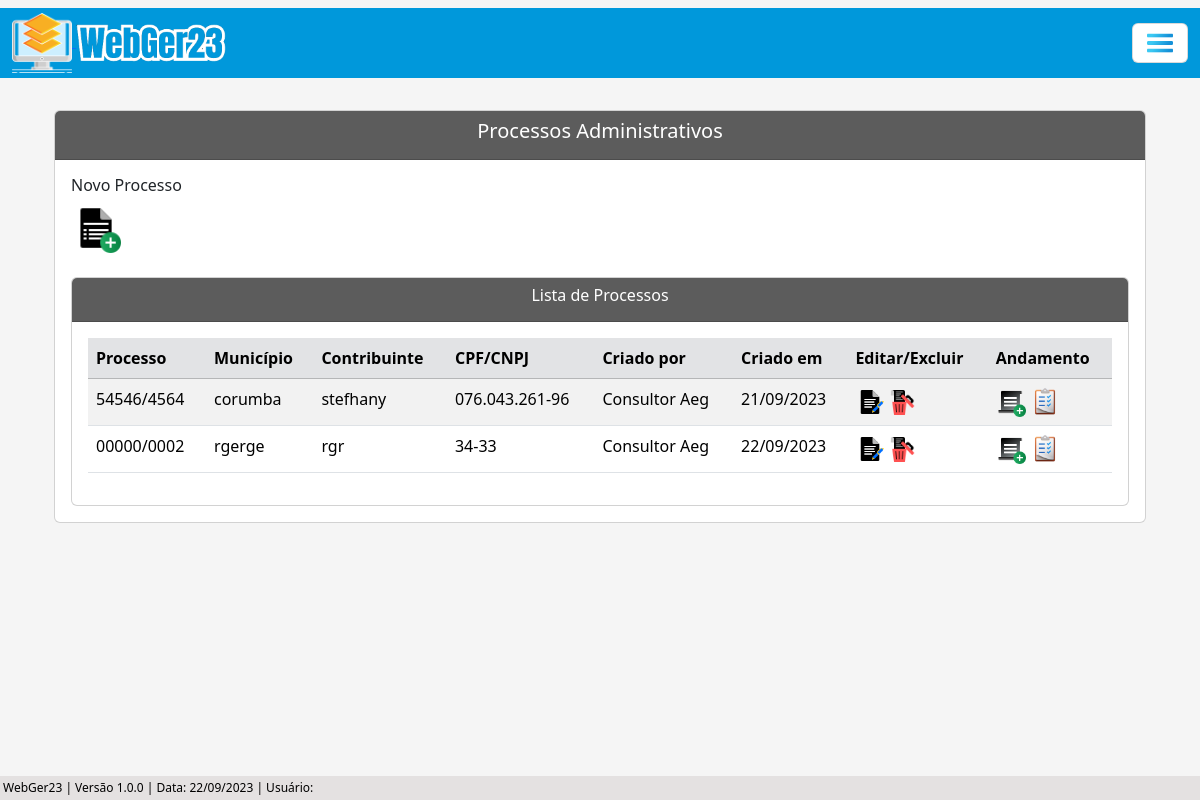
The page /listar/processo-adm/ on the database its author committed.
### processo/models.py (models this page shows, shortened)
class Base(models.Model): # Classe base, será herdada pelas outras classes
    data_criacao = models.DateField('data_criação', auto_now_add=True)
    data_alteracao = models.DateField('Alterado', auto_now=True)
    ativo = models.BooleanField('Ativo?', default=True)
    class Meta:
        abstract = True

class ProcessoAdm(Base):
    tipo_pessoas = (
        ('Física', 'Física'), ('Jurídica', 'Jurídica'),
    )
    criador_processo_adm = models.ForeignKey(get_user_model(), verbose_name='Usuário Criador', on_delete=models.CASCADE) # Usuário que criou o processo, utilizando chave primária com o get_user_model do django, para utilizar o usuário logado automaticamente
    numero = models.CharField(unique=True, verbose_name='N°', max_length=10) # Número do processo
    municipio = models.CharField(max_length=50, verbose_name='Município') # Município
    uf = models.CharField(max_length=2) # UF
    data_inicial = models.DateField(blank=True, null=True) # Data Inicial do Período do processo
    data_final = models.DateField(blank=True, null=True) # Data final do Período do processo
    data_div_ativa = models.DateField(blank=True, null=True) # Data dívida ativa
    valor_atributo = models.CharField(max_length=14, blank=True, null=True)  # Valor do atributo
    valor_multa = models.CharField(max_length=14, blank=True, null=True) # Valor da multa
    valor_credito = models.CharField(max_length=14, blank=True, null=True) # Valor do crédito
    valor_atualizado = models.CharField(max_length=14, blank=True, null=True) # Valor do atualizado
    data_valor_atualizado = models.DateField(blank=True, null=True) # Data valor atualizado
    nome_contribuinte = models.CharField(max_length=50)  # Nome / Razão Social
    tipo_pessoa = models.CharField(max_length=50, choices=tipo_pessoas) # Física / Jurídica
    documento = models.CharField(max_length=20, verbose_name='CPF/CNPJ', unique=True) # CPF / CNPJ
    nome_fantasia = models.CharField(max_length=50, blank=True, null=True) # Nome Fantasia
    email = models.EmailField(max_length=50, blank=True, null=True) # E-mail
    endereco = models.CharField(max_length=150) # Rua
    complemento = models.CharField(max_length=50, blank=True, null=True) # Complemento
    municipio_contribuinte = models.CharField(max_length=50, blank=True, null=True) # Município Contribuinte
    uf_contribuinte = models.CharField(max_length=2, verbose_name='UF', blank=True, null=True) # UF Contribuinte
    cep = models.CharField(max_length=10, blank=True, null=True) # CEP
    telefone = models.CharField(max_length=20, blank=True, null=True) # Telefone
    celular = models.CharField(max_length=20, blank=True, null=True) # Celular

### processo/views.py (the view)
# urls.py: path('listar/processo-adm/', ProcessoAdmList.as_view(), name='proc-adm-list'),
class ProcessoAdmList(ListView):
    model = ProcessoAdm
    template_name = 'processos/lists/processo_adm_list.html'

### processo/templates/processos/lists/processo_adm_list.html (shortened to what this page needs)
{% extends 'index.html' %}
{% load static %}
{% block conteudo %}
    <div class="container p-4">
        <div class="card">
            <div class="card-header text-white" style="background-color: #5c5c5c;">
                <h5 style="text-align: center;">Processos Administrativos</h5>
            </div>
            <div class="card-body">
                <h6>Novo Processo</h6>
                <a href="{% url 'proc-adm-create' %}"><img src="{% static 'img/create-processo.png' %}" width="50"></a>
                <br><br>
                <div class="card">
                    <div class="card-header text-white" style="background-color: #5c5c5c;; text-align: center;">
                    <h6>Lista de Processos</h6>
                    </div>
                    <div class="card-body">
                        <div class="table-responsive">
                            <table class="table table-striped" id="tabela-listar">
                                <thead>
                                    <tr class="table-secondary">
                                        <th>Processo</th>
                                        <th>Município</th>
                                        <th>Contribuinte</th>
                                        <th>CPF/CNPJ</th>
                                        <th>Criado por</th>
                                        <th>Criado em</th>
                                        <th>Editar/Excluir</th>
                                        <th>Andamento</th>
                                    </tr>
                                </thead>
                                <tbody>
                                    {% for processo in object_list %}
                                    <tr>
                                        <td>{{ processo.numero }}</td>
                                        <td>{{ processo.municipio }}</td>
                                        <td>{{ processo.nome_contribuinte }}</td>
                                        <td>{{ processo.documento }}</td>
                                        <td>{{ processo.criador_processo_adm.get_full_name }}</td>
                                        <td>{{ processo.data_criacao|date:"d/m/Y" }}</td>
                                        <td>
                                            <a href="{% url 'proc-adm-update' processo.pk %}"><img src="{% static 'img/editar.png' %}" width="30"></i></a>
                                            <a href="{% url 'proc-adm-delete' processo.pk %}"><img src="{% static 'img/excluir.png' %}" width="25"></a>
                                        </td>
                                        <td>
                                            <a href="{% url 'andamento-adm-create' processo.pk %}"><img src="{% static 'img/create-andamento.png' %}" width="30"></a>
                                            <a href="{% url 'andamento-adm-list' processo.pk %}"><img src="{% static 'img/listar.png' %}" width="30"></a>
                                        </td>
                                    </tr>
                                    {% endfor %}
                                </tbody>
                            </table>
                        </div>
                    </div>
                </div>
            </div>
        </div>
    </div>
    <br>
    {% endblock %}

### core/static/css/estilos.css (style rules this page uses)
body { background-color: whitesmoke; margin: 0; padding: 0; display: flex; flex-direction: column; min-height: 100vh; position: relative; }

### rows shown on the page
ProcessoAdm: numero "54546/4564", municipio "corumba", nome_contribuinte "stefhany", documento "076.043.261-96", criador_processo_adm.get_full_name "Consultor Aeg", data_criacao "21/09/2023"
ProcessoAdm: numero "00000/0002", municipio "rgerge", nome_contribuinte "rgr", documento "34-33", criador_processo_adm.get_full_name "Consultor Aeg", data_criacao "22/09/2023"
